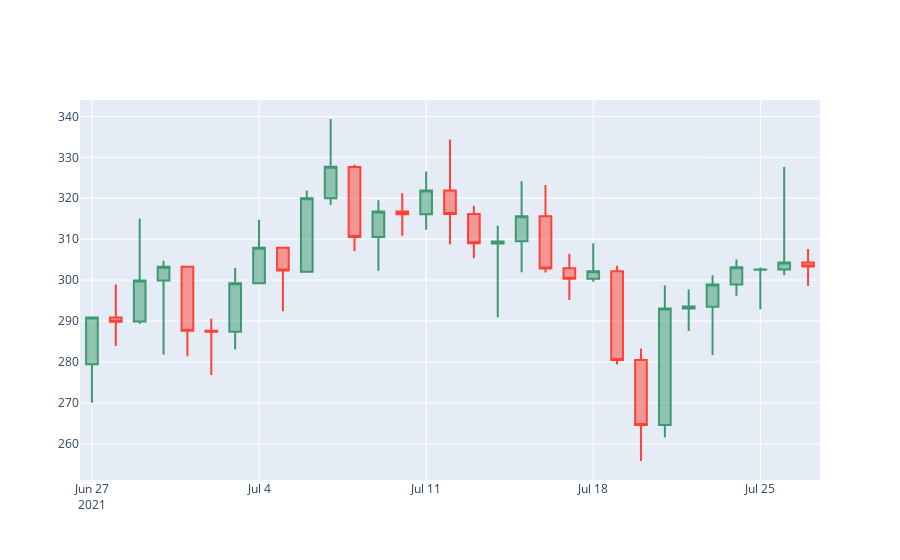

Source (notebook cell):
### Code cell
fig = go.Figure(data=[go.Candlestick(x=bin_candel['Date'],
                open=bin_candel['Open'], 
                high=bin_candel['High'],
                low=bin_candel['Low'], 
                close=bin_candel['Price(in dollars)'])    
                ])                                         #creating a candlestick chart

fig.update_layout(xaxis_rangeslider_visible=False)

fig.show()
